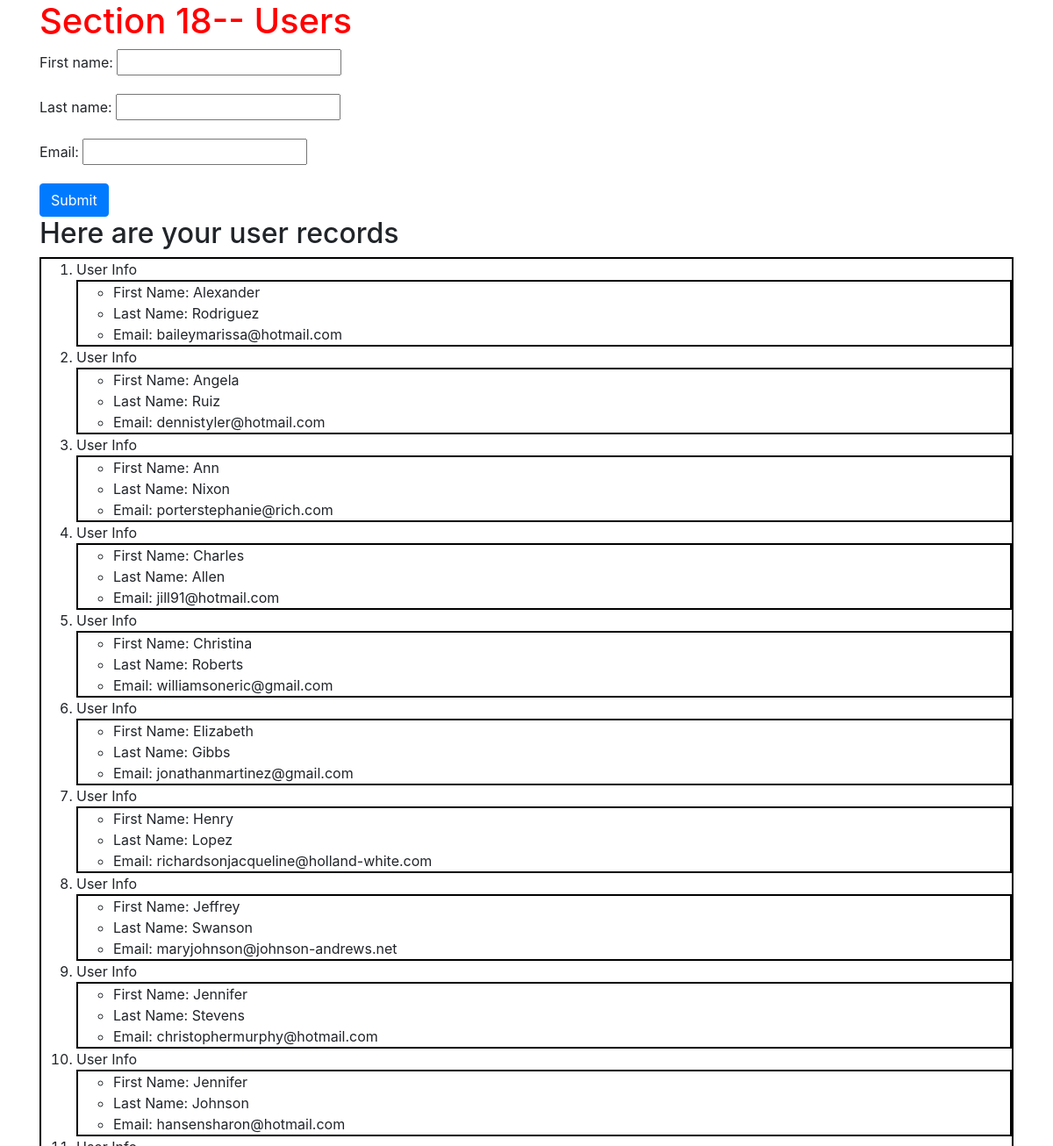
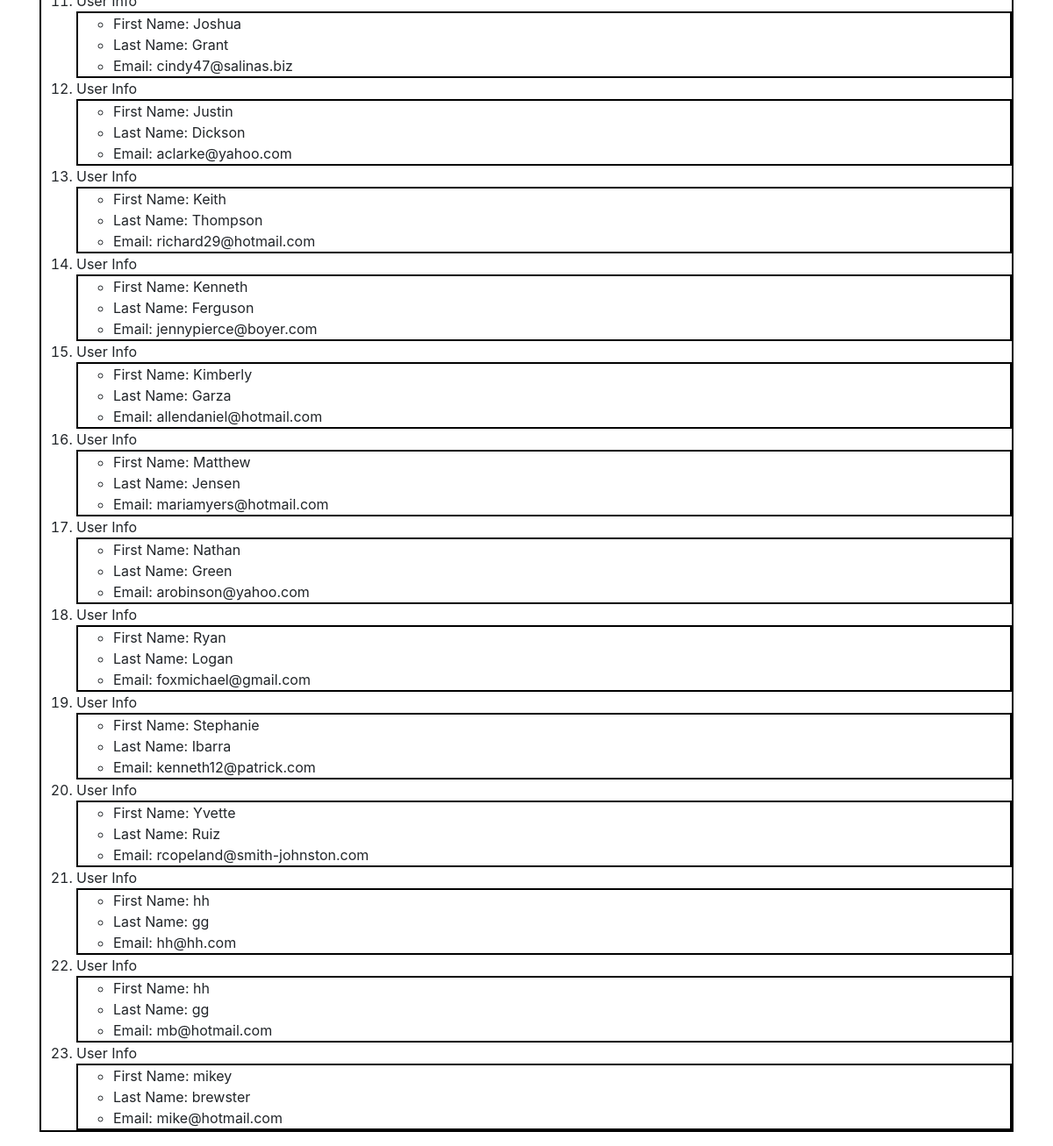
/first_app/users/, run on the app's committed database (2 pictures, top to bottom).
### first_app/models.py (models this page shows, shortened)
class User(models.Model):
    first_name = models.CharField(max_length=264)
    last_name = models.CharField(max_length=264)
    email = models.CharField(max_length=264, unique=True)

### first_app/views.py (the view, shortened to what this page needs)
# urls.py: path('users/', views.users, name='users'),
def users(request):
    user_list = User.objects.order_by('first_name')
    user_dict = {"users_records":user_list}
    form = NewUserForm()
    return render(request,'first_app/users.html',{'form':form, "users_records":user_list})

### first_app/forms.py
class NewUserForm(forms.ModelForm):
    class Meta():
        model = User
        fields = '__all__'

### templates/first_app/users.html (shortened to what this page needs)
<!DOCTYPE html>
{% load staticfiles %}
<html lang="en" dir="ltr">
  <head>
    <link rel="stylesheet" href="https://stackpath.bootstrapcdn.com/bootstrap/4.3.1/css/bootstrap.min.css">
    <link rel="stylesheet" href="{% static 'css/style.css' %}">
  </head>
  <body>
    <div class="container">
      <h1>Section 18-- Users</h1>
      <form method="post">
        {{ form.as_p }}
        <input type="submit" class="btn btn-primary" value="Submit">
      </form>
      <h2>Here are your user records</h2>
      <div class="django">
        {% if users_records %}
        <ol>
          {% for user in users_records %}
          <li>User Info</li>
            <ul>
              <li>First Name: {{ user.first_name }}</li>
              <li>Last Name: {{ user.last_name }}</li>
              <li>Email: {{ user.email }}</li>
            </ul>
            {% endfor %}
        </ol>
        {% else %}
        <p>No User Records found</p>
        {% endif %}
      </div>
    </div>
  </body>
</html>

### static/css/style.css (style rules this page uses)
h1 { color: red; }
ol, ul { border: 2px solid black; }

### data on the page
User: first_name "Alexander", last_name "Rodriguez", email "baileymarissa@hotmail.com"
User: first_name "Angela", last_name "Ruiz", email "dennistyler@hotmail.com"
User: first_name "Ann", last_name "Nixon", email "porterstephanie@rich.com"
User: first_name "Charles", last_name "Allen", email "jill91@hotmail.com"
User: first_name "Christina", last_name "Roberts", email "williamsoneric@gmail.com"
User: first_name "Elizabeth", last_name "Gibbs", email "jonathanmartinez@gmail.com"
User: first_name "Henry", last_name "Lopez", email "richardsonjacqueline@holland-white.com"
User: first_name "Jeffrey", last_name "Swanson", email "maryjohnson@johnson-andrews.net"
User: first_name "Jennifer", last_name "Stevens", email "christophermurphy@hotmail.com"
User: first_name "Jennifer", last_name "Johnson", email "hansensharon@hotmail.com"
User: first_name "Joshua", last_name "Grant", email "cindy47@salinas.biz"
User: first_name "Justin", last_name "Dickson", email "aclarke@yahoo.com"
User: first_name "Keith", last_name "Thompson", email "richard29@hotmail.com"
User: first_name "Kenneth", last_name "Ferguson", email "jennypierce@boyer.com"
User: first_name "Kimberly", last_name "Garza", email "allendaniel@hotmail.com"
User: first_name "Matthew", last_name "Jensen", email "mariamyers@hotmail.com"
User: first_name "Nathan", last_name "Green", email "arobinson@yahoo.com"
User: first_name "Ryan", last_name "Logan", email "foxmichael@gmail.com"
User: first_name "Stephanie", last_name "Ibarra", email "kenneth12@patrick.com"
User: first_name "Yvette", last_name "Ruiz", email "rcopeland@smith-johnston.com"
User: first_name "hh", last_name "gg", email "hh@hh.com"
User: first_name "hh", last_name "gg", email "mb@hotmail.com"
User: first_name "mikey", last_name "brewster", email "mike@hotmail.com"
